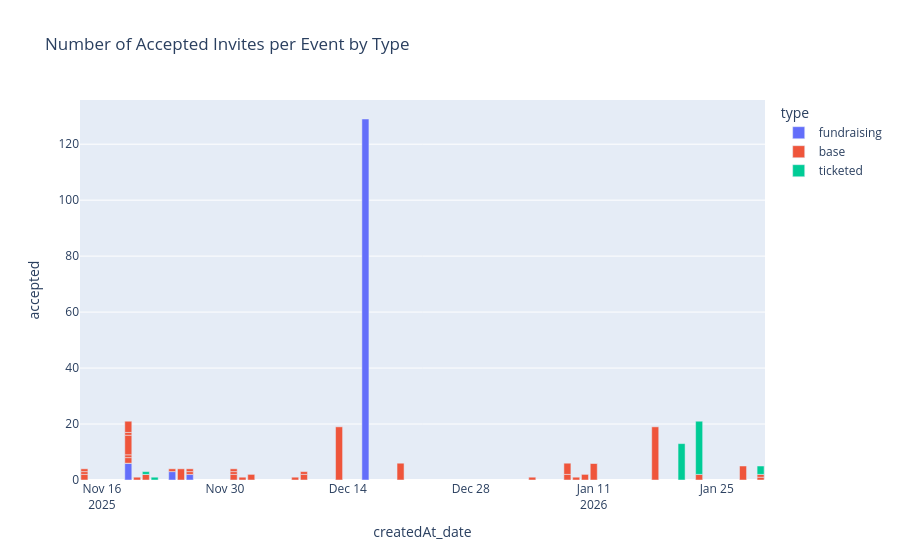

The code cell stored with this chart in its notebook:
### Code cell
#Plotting number of accepted invites per event by type
count_rsvp['createdAt_date'] = count_rsvp['createdAt'].dt.date
px.bar(count_rsvp[count_rsvp['type'] != 'checkin'], x='createdAt_date', y='accepted', color='type', title='Number of Accepted Invites per Event by Type').show()

### Figure 1 — Plotly figure (JSON) as saved in the notebook; plotly's stock layout.template omitted (floating-point values rounded to 4 significant figures)
{"data": [{"hovertemplate": "type=fundraising<br>createdAt_date=%{x}<br>accepted=%{y}<extra></extra>", "legendgroup": "fundraising", "marker": {"color": "#636efa", "pattern": {"shape": ""}}, "name": "fundraising", "orientation": "v", "showlegend": true, "textposition": "auto", "type": "bar", "x": ["2025-12-16", "2025-11-19", "2025-11-24", "2025-11-26"], "xaxis": "x", "y": [129.0, 6.0, 3.0, 2.0], "yaxis": "y"}, {"hovertemplate": "type=base<br>createdAt_date=%{x}<br>accepted=%{y}<extra></extra>", "legendgroup": "base", "marker": {"color": "#EF553B", "pattern": {"shape": ""}}, "name": "base", "orientation": "v", "showlegend": true, "textposition": "auto", "type": "bar", "x": ["2026-01-30", "2026-01-04", "2025-12-02", "2026-01-11", "2025-12-20", "2025-11-25", "2025-11-19", "2025-12-01", "2025-11-19", "2025-11-20", "2025-11-14", "2025-11-19", "2025-12-09", "2025-11-19", "2025-12-09", "2025-11-21", "2026-01-28", "2026-01-10", "2025-11-14", "2025-11-14", "2026-01-08", "2026-01-11", "2025-12-01", "2026-01-08", "2025-12-13", "2025-11-26", "2025-11-26", "2025-12-01", "2025-11-19", "2026-01-09", "2026-01-30", "2025-12-08", "2025-11-19", "2025-11-21", "2026-01-23", "2025-12-03", "2025-11-24", "2026-01-18"], "xaxis": "x", "y": [1.0, 1.0, 1.0, 6.0, 6.0, 4.0, 0.0, 2.0, 2.0, 1.0, 2.0, 1.0, 2.0, 7.0, 1.0, 2.0, 5.0, 2.0, 1.0, 1.0, 2.0, 0.0, 1.0, 4.0, 19.0, 1.0, 1.0, 1.0, 1.0, 1.0, 1.0, 1.0, 4.0, 0.0, 2.0, 2.0, 1.0, 19.0], "yaxis": "y"}, {"hovertemplate": "type=ticketed<br>createdAt_date=%{x}<br>accepted=%{y}<extra></extra>", "legendgroup": "ticketed", "marker": {"color": "#00cc96", "pattern": {"shape": ""}}, "name": "ticketed", "orientation": "v", "showlegend": true, "textposition": "auto", "type": "bar", "x": ["2025-11-21", "2026-01-21", "2026-01-30", "2025-11-22", "2026-01-23"], "xaxis": "x", "y": [1.0, 13.0, 3.0, 1.0, 19.0], "yaxis": "y"}], "layout": {"barmode": "relative", "legend": {"title": {"text": "type"}, "tracegroupgap": 0}, "title": {"text": "Number of Accepted Invites per Event by Type"}, "xaxis": {"anchor": "y", "domain": [0, 1], "title": {"text": "createdAt_date"}}, "yaxis": {"anchor": "x", "domain": [0, 1], "title": {"text": "accepted"}}}}
